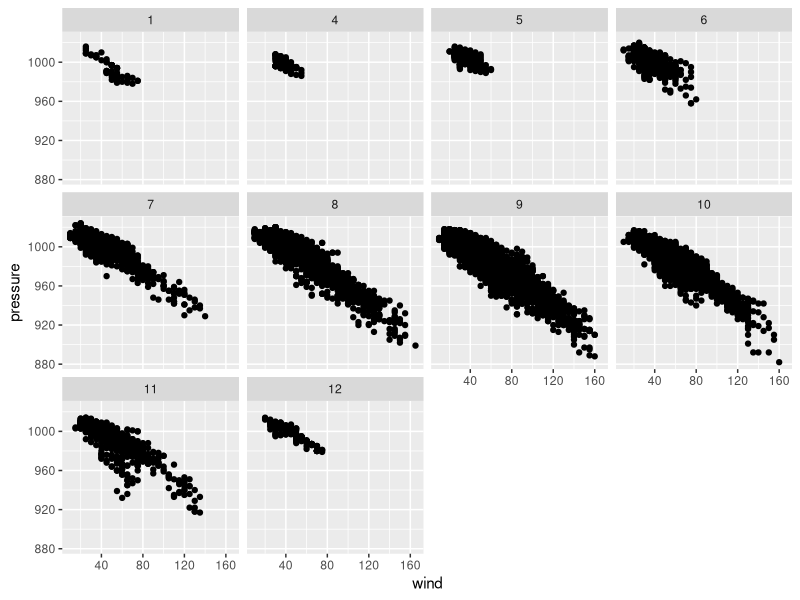

Source code (R):
## ---- chunk 1
library(tidyverse)
## ---- chunk 2
storms %>%
  ggplot(mapping = aes(x= wind, y= pressure)) + 
  geom_point() + 
  facet_wrap(vars(month))
  
